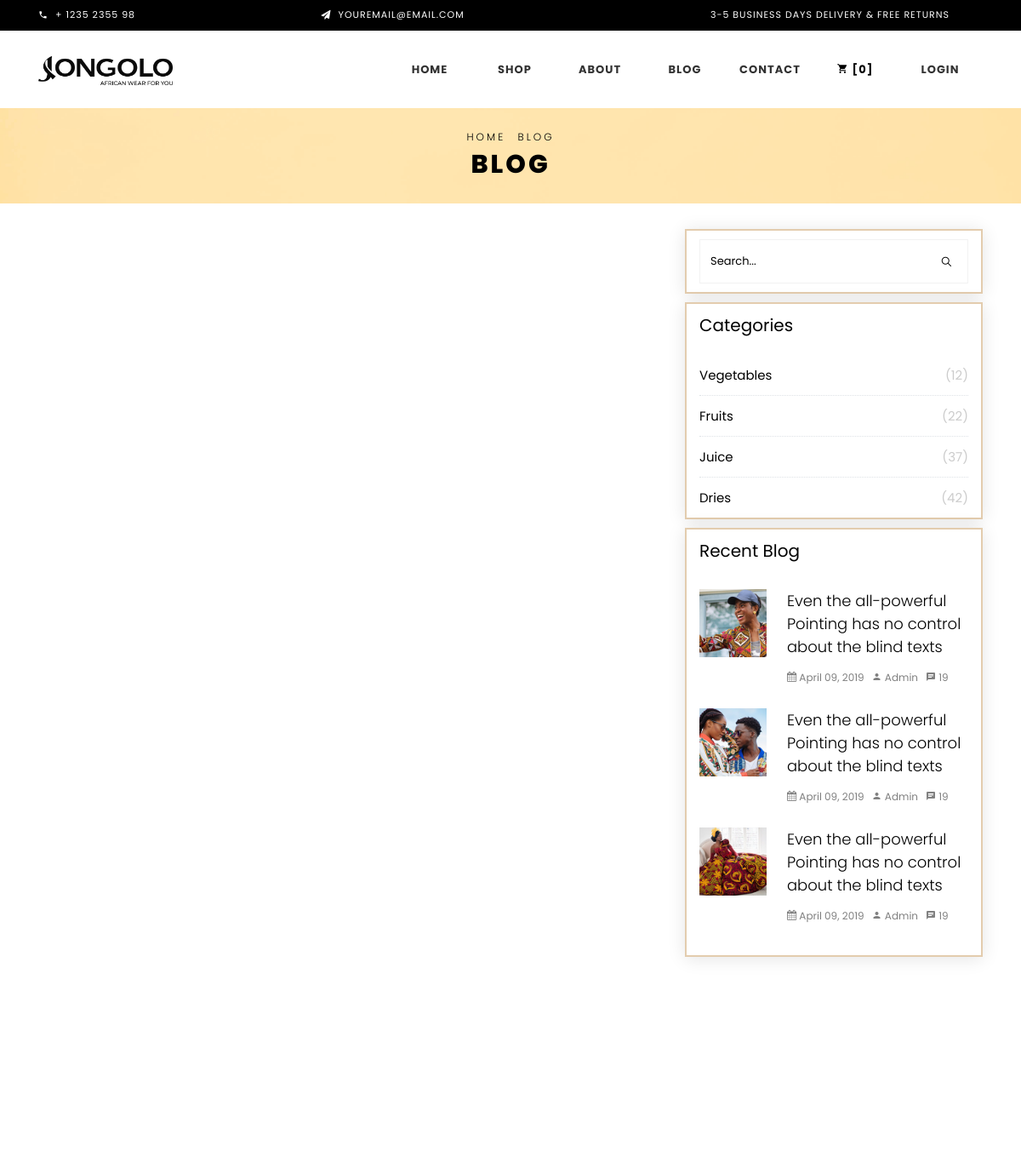
The page /blog1 (upper part) on the database as committed earlier.
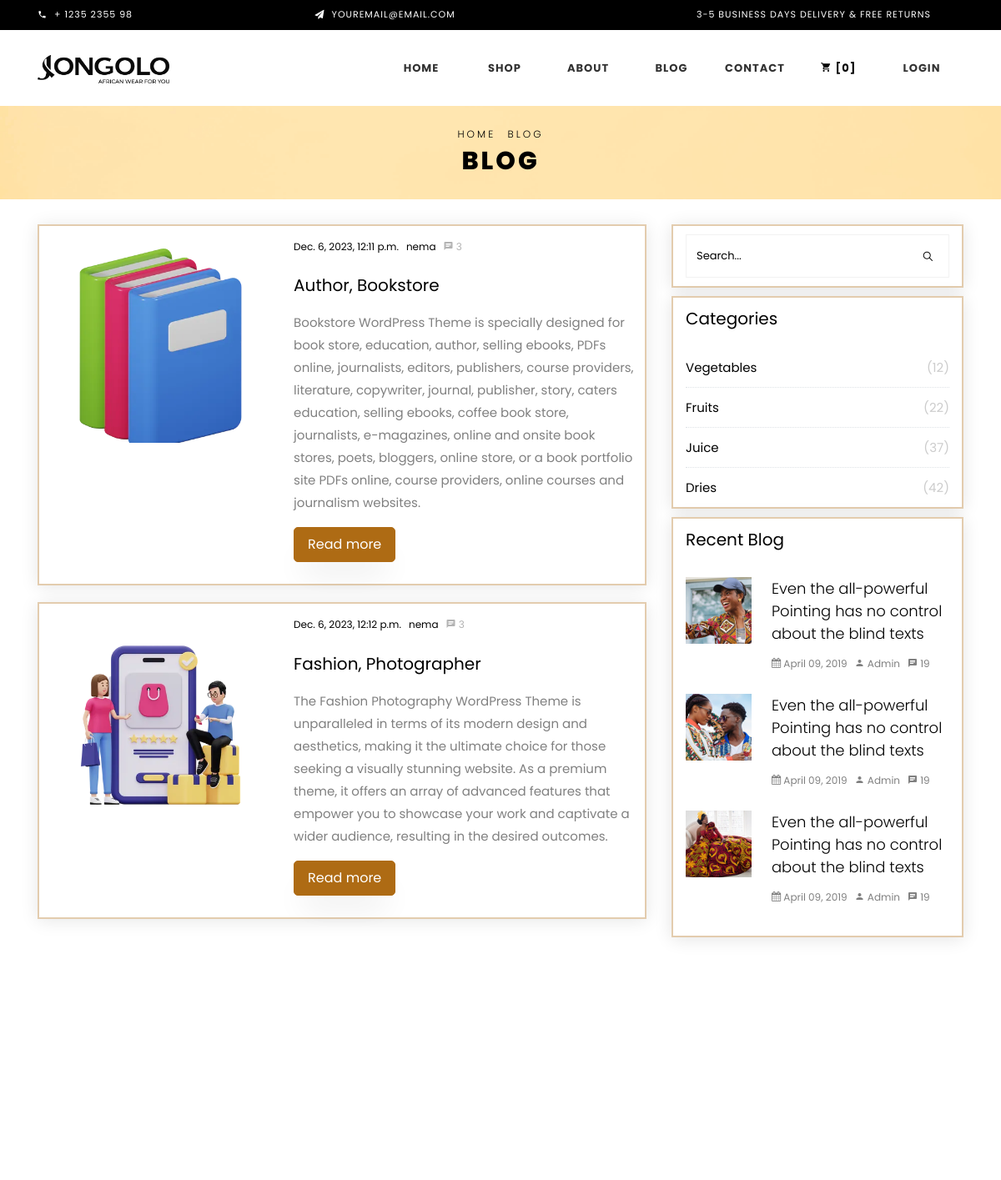
The same page on the database as committed later.
### myapp/models.py (models this page shows, shortened)
class Blog(models.Model):
    user = models.ForeignKey(User, on_delete = models.CASCADE)
    title=models.CharField(max_length=100)
    description = models.TextField()
    created_at = models.DateTimeField(auto_now_add=True)
    image = models.ImageField(upload_to='blog',default="")

class User(AbstractBaseUser, PermissionsMixin):
    email = models.EmailField(unique=True, verbose_name='Email Address')
    username = models.CharField(max_length=256)
    is_active = models.BooleanField(default=True)
    is_staff = models.BooleanField(default=False)
    is_admin = models.BooleanField(default=False)
    is_superuser = models.BooleanField(default=False)
    SUPERUSER = '1'
    VENDER = '2'
    ADDUSER = '3'
    BLOGER = '4'
    User_type=(
        ('Superuser','SUPERUSER'),
        ('AddUser','ADDUSER'),
        ('Vender','VENDER'),
        ('Bloger','BLOGER'),
    )
    user_type_data = (('Bloger','BLOGER'), ( VENDER, "Vender"), (ADDUSER, "AddUser"), (SUPERUSER, "Superuser"))
    user_type = models.CharField( choices=user_type_data, max_length=10,default='1')
    USERNAME_FIELD = 'email'
    REQUIRED_FIELDS = ['username']
    objects = UserManager()
    class Meta:
        db_table = 'user_profile'

### myapp/website_views.py (the view)
# urls.py: path('blog1',website_views.website_blog,name='blog1'),
def website_blog(request):
    user = Blog.objects.all()
    if request.user.is_authenticated:
        cart_items = CartItem.objects.filter(user=request.user)
        total_price = sum(item.total_price() for item in cart_items)
        cart_count = cart_items.count()
    else:
        total_price = 0
        cart_count = 0
    return render(request, 'websiteuser/blog.html',{'user':user, 'cart_count':cart_count, 'total_price':total_price})

### templates/websiteuser/blog.html (shortened to what the changed rows need)
{% extends 'websiteuser/base.html'%}
{% load static %}
{% block content%}
<div class="hero-wrap hero-bread" style="background-image: url(images/banner/footer-bg.png);">
    <div class="container">
        <div class="row no-gutters slider-text align-items-center justify-content-center">
            <div class="col-md-9 ftco-animate text-center">
                <h1 class="mb-0 bread">Blog</h1>
            </div>
        </div>
    </div>
</div>
<section class="ftco-section ftco-degree-bg">
    <div class="container">
        <div class="row">
            <div class="col-lg-8 ftco-animate">
                <div class="row">
                    {% for b in user %}
                    <div class="col-md-12 d-flex ftco-animate">
                        <div class="blog-entry align-self-stretch d-md-flex">
                            <a href="#" class="block-20" style="background-image: url('{{ b.image.url }}');">
                            </a>
                            <div class="text d-block pl-md-4">
                                <div class="meta mb-3">
                                    <div><a href="#">{{ b.created_at }}</a></div>
                                    <div><a href="#">{{ b.user.username }}</a></div>
                                    <div><a href="#" class="meta-chat"><span class="icon-chat"></span> 3</a></div>
                                </div>
                                <h3 class="heading"><a href="#">{{ b.title }}</a></h3>
                                <p>{{ b.description }}</p>
                                <p><a href="#" class="btn btn-primary py-2 px-3">Read more</a></p>
                            </div>
                        </div>
                    </div>
                    {% endfor %}
                </div>
            </div>
        </div>
    </div>
</section>
{% endblock %}

Rows that differ between the two databases and show on the page:
added Blog: image (picture), created_at "Dec. 6, 2023, 12:11 p.m.", user.username "nema", title "Author, Bookstore", description "Bookstore WordPress Theme is specially designed for book store, education, author, selling ebooks, PDFs online, journalists, editors, publishers, course providers, literature, copywriter, journal, publisher, story, caters education, selling ebooks, coffee book store, journalists, e-magazines, online and onsite book stores, poets, bloggers, online store, or a book portfolio site PDFs online, course providers, online courses and journalism websites."
added Blog: image (picture), created_at "Dec. 6, 2023, 12:12 p.m.", user.username "nema", title "Fashion, Photographer", description "The Fashion Photography WordPress Theme is unparalleled in terms of its modern design and aesthetics, making it the ultimate choice for those seeking a visually stunning website. As a premium theme, it offers an array of advanced features that empower you to showcase your work and captivate a wider audience, resulting in the desired outcomes."
